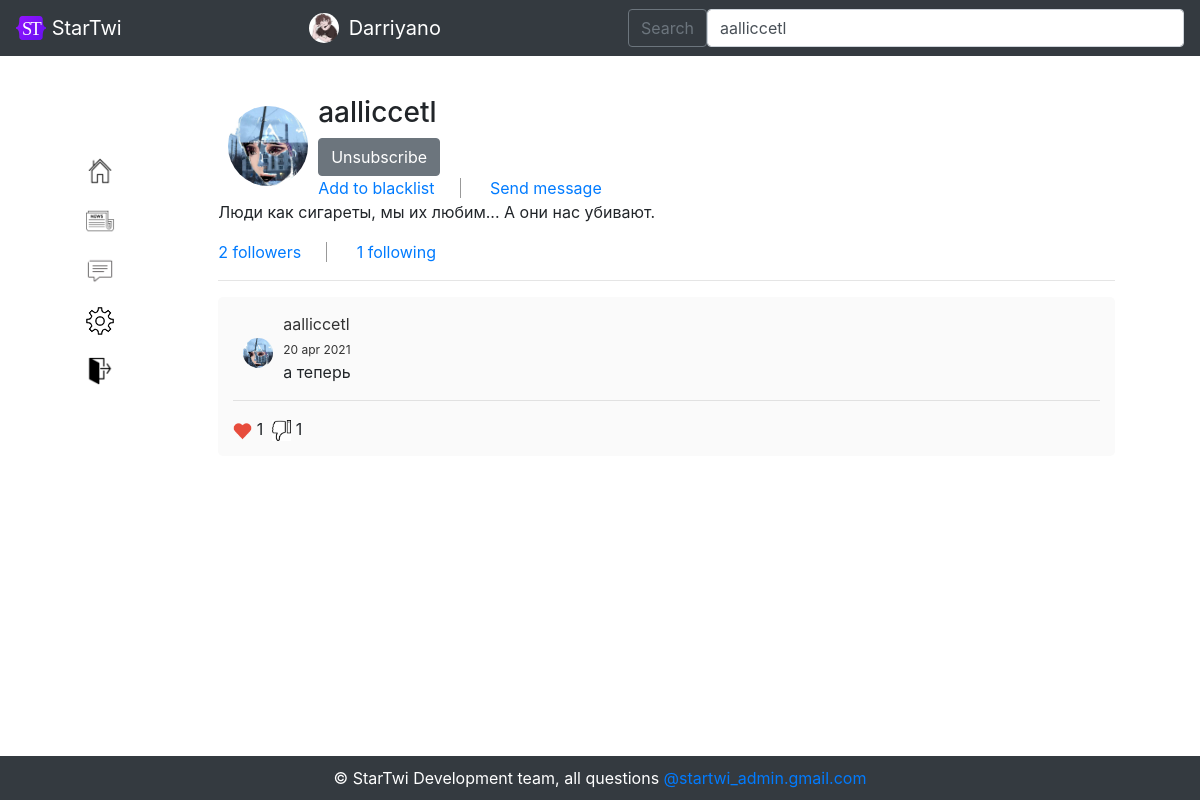
The page /account/aalliccetl (signed in) on the database its author committed.
### data/users.py (models this page shows, shortened)
class User(SqlAlchemyBase, UserMixin):
    __tablename__ = 'users'
    id = sqlalchemy.Column(sqlalchemy.Integer, primary_key=True, autoincrement=True)
    username = sqlalchemy.Column(sqlalchemy.String, unique=True, nullable=True)
    year_of_birth = sqlalchemy.Column(sqlalchemy.Integer, nullable=True)
    month_of_birth = sqlalchemy.Column(sqlalchemy.Integer, nullable=True)
    day_of_birth = sqlalchemy.Column(sqlalchemy.Integer, nullable=True)
    country = sqlalchemy.Column(sqlalchemy.String, nullable=True)
    email = sqlalchemy.Column(sqlalchemy.String, unique=True, nullable=True)
    hashed_password = sqlalchemy.Column(sqlalchemy.String, nullable=True)
    modified_date = sqlalchemy.Column(sqlalchemy.DateTime, default=datetime.datetime.now())
    photo = sqlalchemy.Column(sqlalchemy.String, unique=True, nullable=True)
    about_me = sqlalchemy.Column(sqlalchemy.String, unique=True, nullable=True)
    followers = sqlalchemy.Column(sqlalchemy.String, nullable=True, default=' ')
    following = sqlalchemy.Column(sqlalchemy.String, nullable=True, default=' ')
    restrict = sqlalchemy.Column(sqlalchemy.Boolean, nullable=True, default=False)
    blacklist = sqlalchemy.Column(sqlalchemy.String, nullable=True, default=' ')

### data/news.py (models this page shows)
class News(SqlAlchemyBase):
    __tablename__ = 'news'
    id = sqlalchemy.Column(sqlalchemy.Integer, primary_key=True, autoincrement=True)
    user_id = sqlalchemy.Column(sqlalchemy.Integer, sqlalchemy.ForeignKey("users.id"))
    news_text = sqlalchemy.Column(sqlalchemy.String, nullable=True)
    creation_time = sqlalchemy.Column(sqlalchemy.DateTime, default=datetime.datetime.now())
    likes = sqlalchemy.Column(sqlalchemy.String, nullable=True, default=' ')
    dislikes = sqlalchemy.Column(sqlalchemy.String, nullable=True, default=' ')

### main.py (the view)
@app.route('/account/<username>', methods=['GET', 'POST'])
@login_required
def account(username):
    db_sess = db_session.create_session()
    user = db_sess.query(User).filter(User.username == username).first()
    newslist = db_sess.query(News).filter(News.user_id == user.id).all()
    if not user:
        abort(404)
    return render_template('account.html', title='', user=user, url_for=url_for,
                           userimg=url_for('static', filename='img/' + user.photo),
                           css_file=url_for('static', filename='css/style.css'),
                           userlist=get_userlist(), newslist=newslist[::-1],
                           str=str)

### data/db_session.py (called while the page is built)
def create_session() -> Session:
    global __factory
    return __factory()

### main.py (called while the page is built)
@login_manager.user_loader
def load_user(user_id):
    db_sess = db_session.create_session()
    return db_sess.query(User).get(user_id)

def get_userlist():
    return sorted(db_session.create_session().query(User).filter(User.username != current_user.username),
                  key=lambda x: [0 if str(x.id) in current_user.following.split(', ') else 1,
                                 - len(list(set(current_user.following.split(', ')) & set(
                                     x.following.split(', ')))),
                                 - len(list(set(current_user.followers.split(', ')) & set(
                                     x.followers.split(', ')))),
                                 x.username])

### templates/account.html (shortened to what this page needs)
{% extends "base_logged_in.html" %}
{% block content %}
<div class="block">
    <div class="user_information">
        <img src="{{ userimg }}" class="round">
        <h3>{{ user.username }}</h3>
        {% if user == current_user %}
            <a href="/editprofile" class="" style="text-decoration: none;">Edit profile</a>
            <a href="/account_settings/{{ current_user.username }}"><img src="{{ url_for('static', filename='img/settings.png') }}" width="25px"></a>
        {% else %}
            {% if not str(current_user.id) in user.blacklist.split(', ') %}
                {% if str(user.id) not in current_user.following.split(', ') %}
                    <a href="/subscribe/{{ user.username }}" class="btn btn-secondary">Subscribe to</a>
                {% else %}
                    <a href="/unsubscribe/{{ user.username }}" class="btn btn-secondary">Unsubscribe</a>
                {% endif %}
            {% endif %}
            <br>
            {% if not str(user.id) in current_user.blacklist.split(', ') %}
                <a href="/add_to_blacklist/{{ user.username }}" style="text-decoration: none;" class="brright">Add to blacklist</a>
            {% else %}
                <a href="/delete_from_blacklist/{{ user.username }}" style="text-decoration: none;">Delete from blacklist</a>
            {% endif %}
            {% if (not user.restrict or (user.restrict and str(user.id) in current_user.following.split(', '))) and not str(current_user.id) in user.blacklist.split(', ') %}
                <a href="/messenger/{{ user.username }}" style="text-decoration: none;">Send message</a>
            {% endif %}
        {% endif %}
        <p>{{ user.about_me }}</p>
        {% if user != current_user and ((str(user.id) not in current_user.following.split(', ') and user.restrict == True) or (str(current_user.id) in user.blacklist.split(', '))) %}
            <p> {{ user.followers.split(', ') |length - 1}} followers   {{ user.following.split(', ') |length - 1}} following</p>
        {% else %}
            <a href="/followers/{{ user.username }}" style="text-decoration: none;" class="brright"> {{ user.followers.split(', ') | length - 1}} followers</a>
            <a href="/following/{{ user.username }}" style="text-decoration: none;"> {{ user.following.split(', ') | length - 1}} following</a>
        {% endif %}
    </div><hr>
    <div class="user_records">
        {% if user != current_user and str(user.id) not in current_user.following.split(', ') and user.restrict == True %}
            <div class="news">
                <p>This user decided to restrict access to his page. Subscribe to view.</p>
            </div>
        {% else %}
            {% if user != current_user and str(current_user.id) in user.blacklist.split(', ') %}
                <div class="news">
                    <p style="color: #828282" align="center">This user has added you to the blacklist.</p>
                </div>
            {% else %}
                {% if newslist | length != 0 %}
                    {% for news in newslist %}
                        <div class="news">
                            <a href="/account/{{ user.username }}" style="text-decoration: none;color: #333333">
                                <img src="{{ url_for('static', filename='img/' + user.photo) }}" class="icon" style="height: 30px; width: 30px;margin: 0px; margin-right: 10px; margin-top:3%;margin-left:10px;">
                                {{ user.username }}<br>
                                {% set month = ['jan', 'feb', 'mar', 'apr', 'may', 'jun', 'jul', 'aug', 'sep', 'oct', 'nov', 'dec'] %}
                                <span style="font-size:12px;">{{ news.creation_time.day }} {{ month[news.creation_time.month - 1] }} {{ news.creation_time.year }}</span>
                            </a>
                            <br>
                            <p>{{ news.news_text }}</p><hr>
                            {% if str(current_user.id) not in news.likes.split(', ') %}
                                <a href="/like/{{ news.id }}/account"><img src="{{ url_for('static', filename='img/no_like.png') }}" style="width: 19px;"></a>
                            {% else %}
                                <a href="/like/{{ news.id }}/account"><img src="{{ url_for('static', filename='img/like.png') }}" style="width: 19px;"></a>
                            {% endif %}
                            {{ news.likes.split(', ') | length - 1 }}&nbsp;
                            {% if str(current_user.id) not in news.dislikes.split(', ') %}
                    <a href="/dislike/{{ news.id }}/account"><img src="{{ url_for('static', filename='img/no-dislike.png') }}" style="width: 19px;"></a>
                {% else %}
                    <a href="/dislike/{{ news.id }}/account"><img src="{{ url_for('static', filename='img/ddislike.jpg') }}" style="width: 19px;"></a>
                {% endif %}
                {{ news.dislikes.split(', ') | length - 1 }}
                        </div>
                    {% endfor %}
                {% else %}
                    <div class="news">
                        <p style="color: #828282" align="center">There are no entries here yet...</p>
                    </div>
                {% endif %}
            {% endif %}
        {% endif %}
    </div>
</div>
{% endblock %}

### templates/base_logged_in.html (shortened to what this page needs)
<!DOCTYPE html>
<html lang="en">
<head>
    <link rel="stylesheet"
          href="https://stackpath.bootstrapcdn.com/bootstrap/4.4.1/css/bootstrap.min.css"
>
    <link href="http://rawgithub.com/indrimuska/jquery-editable-select/master/dist/jquery-editable-select.min.css" rel="stylesheet">
    <link rel="stylesheet" type="text/css" href={{ css_file }}>
</head>
<body>
    <header>
        <nav class="navbar navbar-dark bg-dark">
            <a class="navbar-brand" href="#">
                <img src="/static/img/startwi-logo.svg" alt="" width="30" height="24" class="d-inline-block align-text-top">
                StarTwi
            </a>
            <a href="/account/{{ current_user.username }}" style="text-decoration: none;" class="navbar-brand">
                <img src="{{ url_for('static', filename='img/' + current_user.photo) }}" alt="" width="30" height="30" class="icon" style="margin: 0px; margin-right: 10px;">
                {{ current_user.username }}</a>
            <form class="d-flex" method="post" id="sample_form" name="sample_form">
                <button class="btn btn-outline-secondary" type="submit" name="Save" id="save">Search</button>
                <select name="users" id="users" class="form-control me-2" type="search" placeholder="Search" aria-label="Search">
                    {% for found_user in userlist %}
                        {% if found_user %}
                            <option>{{ found_user.username }}</option>
                        {% endif %}
                    {% endfor %}
               </select>
      </form>
    </nav>
    </header>
    <main role="main" class="container">
        <div style="float:left;">
            <ul style="list-style-type: none;">
                <li><a href="/account/{{ current_user.username }}"><img src="{{ url_for('static', filename='img/home_icon.png') }}" style="width:30px; margin-top:60px;"></a></li>
                <li><a href="/newstape"><img src="{{ url_for('static', filename='img/news_icon.png') }}" style="width:30px; margin-top:20px;"></a></li>
                <li><a href="/chats"><img src="{{ url_for('static', filename='img/messenger_icon.png') }}" style="width:30px; margin-top:20px;"></a></li>
                <li><a href="/account_settings/{{ current_user.username }}"><img src="{{ url_for('static', filename='img/settings.png') }}" style="width:30px; margin-top:20px;"></a></li>
                <li><a href="/logout"><img src="{{ url_for('static', filename='img/exit-icon.png') }}" style="width:30px; margin-top:20px;"></a></li>
            </ul>
        </div>
        <div style="margin-left: 12%">
            {% block content %}{% endblock %}
        </div>
          <div class="footer">
      &copy; StarTwi Development team, all questions <a href="mailto:dashastepanova1901@mail.ru">@startwi_admin.gmail.com</a>
  </div>
    </main>
</body>
</html>

### static/css/style.css (style rules this page uses)
.brright { border-right: 1px solid #999; margin-right: 25px; padding-right: 25px; }
.round { width: 80px; border-radius: 80px; float: left; margin: 10px; font-size: 27px; }
.block { margin: 40px; }
.icon { width: 30px; border-radius: 30px; float: left; margin: 20px; font-size: 27px; }
.news a { color: #081e45; }
.news { background-color: #fafafa; border-radius: 5px; padding: 15px; margin-bottom: 15px; }

### templates/base_logged_in.html (style rules this page uses)
.footer { position: fixed; left: 0; bottom: 0; padding: 10px; background: #343a40; color: #ffffff; width: 100%; text-align: center; }

### rows shown on the page
User: photo (picture), username "Darriyano"
User: username "aalliccetl", about_me "Люди как сигареты, мы их любим... А они нас убивают."
News: photo (picture), creation_time.day "20", creation_time "apr", creation_time.year "2021", news_text "а теперь", likes.split|length "1", dislikes.split|length "1"

### other values the page prints
{{ user.followers.split(', ') | length - 1 }} "2"
{{ user.following.split(', ') | length - 1 }} "1"
form field users "aalliccetl"
